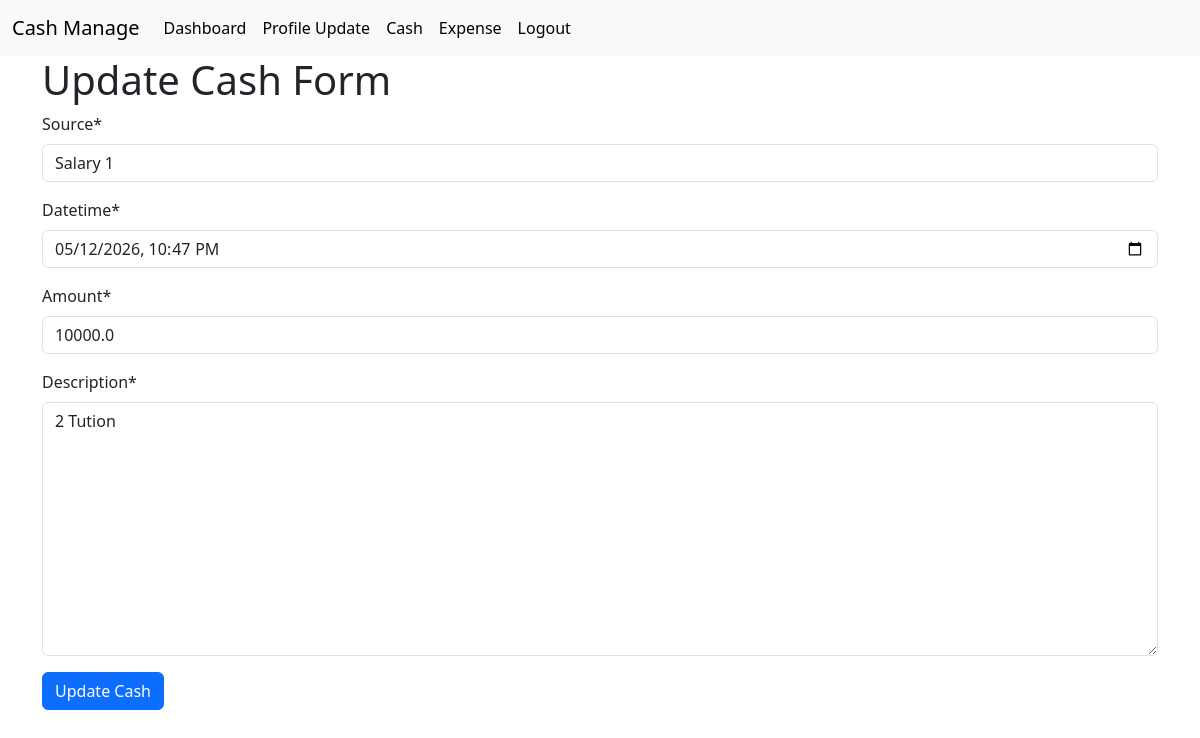
The page /update_cash/1/ (signed in) on the database its author committed.
### ManageCaahApp/models.py (models this page shows, shortened)
class AddCash(models.Model):
    user = models.ForeignKey(
        User,
        on_delete=models.CASCADE,
        related_name='user_cash',
        null=True
    )
    source = models.CharField(max_length=100, null=True)
    datetime = models.DateTimeField(null=True)
    amount = models.FloatField(null=True)
    description = models.TextField(null=True)

### ManageCaahApp/views.py (the view)
# urls.py: path('update_cash/<str:id>/', update_cash, name='update_cash' ),
@login_required
def update_cash(request, id):
    cash_data = AddCash.objects.get(id=id)
    if request.method == 'POST':
        form_data = AddCashForm(request.POST, instance=cash_data)
        if form_data.is_valid():
            data = form_data.save(commit=False)
            data.user = request.user
            data.save()
            messages.success(request, 'Successfull')
            return redirect('cash_list')
    else:
        form_data = AddCashForm(instance=cash_data)
    context = {
        'form_data' : form_data,
        'form_name' : 'Update Cash Form',
        'form_btn' : 'Update Cash'
    }
    return render(request, 'master/base-form.html', context)

### ManageCaahApp/forms.py
class AddCashForm(forms.ModelForm):
    class Meta:
        model = AddCash
        fields = '__all__'
        exclude = ['user']
        widgets={
            'datetime' : forms.DateTimeInput(attrs={
                'type': 'datetime-local',
            })
        }

### ManageCaahApp/templates/master/base-form.html (shortened to what this page needs)
{% extends 'master/base.html' %}
{% load crispy_forms_tags %}
{% block content %}
<h1>{{form_name}}</h1>
  <form method="POST", enctype="multipart/form-data">
    {{ form_data|crispy }}
    <button class="btn btn-primary">{{form_btn}}</button>
  </form>
{% endblock content %}

### rows shown on the page
AddCash: source "Salary 1", datetime "05/12/2026 22:47", amount "10000.0", description "2 Tution"
